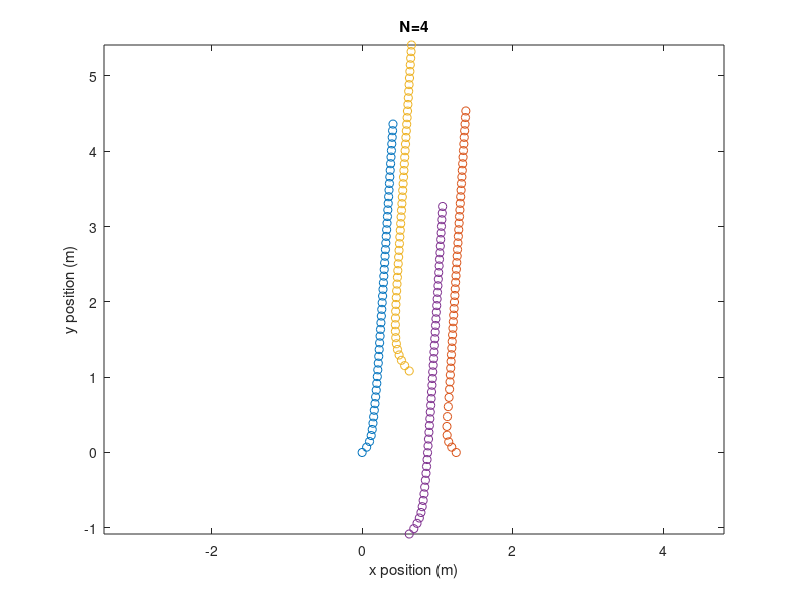
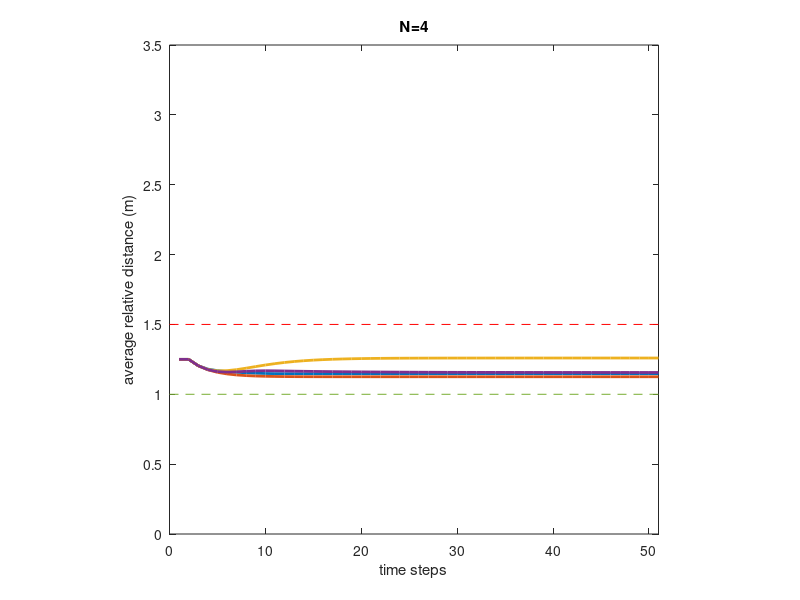
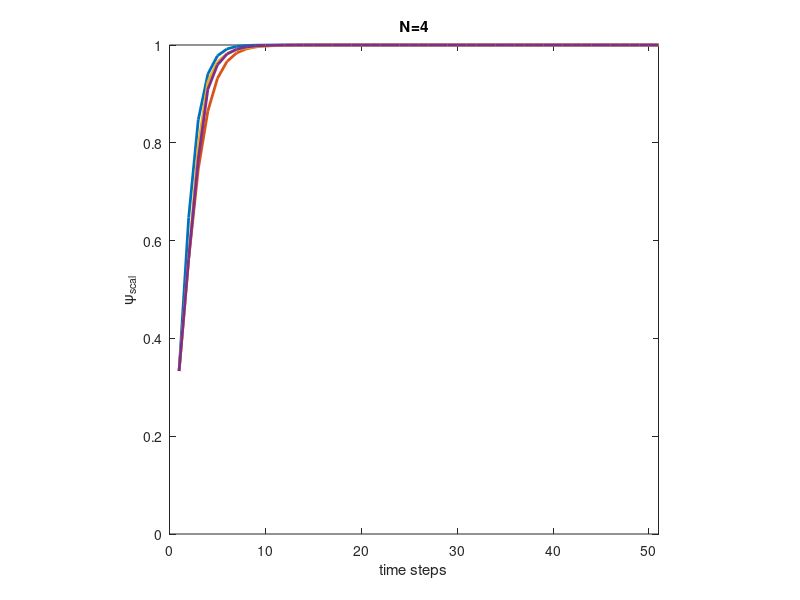

MATLAB code for these plots, in order:
clear all;
close all;
N=4;
dt=0.1;
step=50;
d0=1;
d1=2.25;
K=1;
sigma=1;
beta=0.25;
theta=2;

avg_vk=zeros(1,step+1);
avg_cs=zeros(1,step+1);
avg_jiu=zeros(1,step+1);
avg_us=zeros(1,step+1);

dis_vk=zeros(1,step+1);
dis_cs=zeros(1,step+1);
dis_jiu=zeros(1,step+1);
dis_us=zeros(1,step+1);

p_vk=zeros(2*N,step+1);
p_cs=zeros(2*N,step+1);
p_jiu=zeros(2*N,step+1);
p_us=zeros(2*N,step+1);

v_vk=zeros(2*N,step+1);
v_cs=zeros(2*N,step+1);
v_jiu=zeros(2*N,step+1);
v_us=zeros(2*N,step+1);

a_vk=zeros(2*N,step+1);
a_cs=zeros(2*N,step+1);
a_jiu=zeros(2*N,step+1);
a_us=zeros(2*N,step+1);

scal_vk=zeros(1,step+1);
scal_cs=zeros(1,step+1);
scal_jiu=zeros(1,step+1);
scal_us=zeros(1,step+1);

if N==2
    p_vk(:,1)=[0; 0; 0; 2]*0.625;
    p_cs=p_vk;
    p_jiu=p_vk;
    p_us=p_vk;
    for i=1:N
        ag=rand(1)*pi/2+4/pi;
        v_vk(2*i-1:2*i,1)=[cos(ag);sin(ag)];
    end
    v_vk(:,1)=[cos(pi/4);sin(pi/4);cos(3*pi/4);sin(3*pi/4)];
    v_cs=v_vk;
    v_jiu=v_vk;
    v_us=v_vk;
elseif N==3
    p_vk(:,1)=[0; 0; 2; 0; 1; sqrt(3)]*0.625;
    p_cs=p_vk;
    p_jiu=p_vk;
    p_us=p_vk;
    for i=1:N
        ag=rand(1)*pi/2+4/pi;
        v_vk(2*i-1:2*i,1)=[cos(ag);sin(ag)];
    end
    v_vk(:,1)=[cos(pi/4);sin(pi/4);cos(3*pi/4);sin(3*pi/4);cos(-2*pi/4);sin(-2*pi/4)];
    v_cs=v_vk;
    v_jiu=v_vk;
    v_us=v_vk;
elseif N==4
    p_vk(:,1)=[0; 0; 2; 0; 1; sqrt(3); 1; -sqrt(3)]*0.625;
    p_cs=p_vk;
    p_jiu=p_vk;
    p_us=p_vk;
    for i=1:N
        ag=rand(1)*pi/2+4/pi;
        v_vk(2*i-1:2*i,1)=[cos(ag);sin(ag)];
    end
    v_vk(:,1)=[cos(pi/4);sin(pi/4);cos(3*pi/4);sin(3*pi/4);cos(3*pi/4);sin(3*pi/4);cos(pi/4);sin(pi/4)];
    v_cs=v_vk;
    v_jiu=v_vk;
    v_us=v_vk;
elseif N==5
    p_us(:, 1)=[0; 0; 2; 0; 4; 0; 1; sqrt(3); 1; -sqrt(3)]*0.625;
    for i=1:N
        ag=rand(1)*pi/2+4/pi;
        v_us(2*i-1:2*i,1)=[cos(ag);sin(ag)];
    end
elseif N==10
    p_us(:, 1)=[0; 0; 2; 0; 4; 0; 6; 0; 1; sqrt(3); 1; -sqrt(3); 3; sqrt(3); 3; -sqrt(3); 5; sqrt(3); 5; -sqrt(3)]*0.625;
    v_us(:,1)=randi([-100,100],[20,1])/100;
elseif N==16
    p_us(:, 1)=[0; 0; 2; 0; 4; 0; 6; 0; 1; sqrt(3); 1; -sqrt(3); 3; sqrt(3); 3; -sqrt(3); 5; sqrt(3); 5; -sqrt(3); 2; 2*sqrt(3); 2; -2*sqrt(3);
        4; 2*sqrt(3); 4; -2*sqrt(3); 3; 3*sqrt(3); 3; -3*sqrt(3)]*0.625;
    v_us(:,1)=randi([-100,100],[32,1])/100;
end

cnt_vk=0;
cnt_cs=0;
cnt_jiu=0;
cnt_us=0;
for i=1:N
    for j=1:N
        if i~=j
            rp_vk=norm(p_vk(2*j-1:2*j,1)-p_vk(2*i-1:2*i,1));
            rp_cs=norm(p_cs(2*j-1:2*j,1)-p_cs(2*i-1:2*i,1));
            rp_jiu=norm(p_jiu(2*j-1:2*j,1)-p_jiu(2*i-1:2*i,1));
            rp_us=norm(p_us(2*j-1:2*j,1)-p_us(2*i-1:2*i,1));
            
            if rp_vk<sqrt(2*d1)
                dis_vk(1,1)=dis_vk(1,1)+rp_vk;
                cnt_vk=cnt_vk+1;
            end
            if rp_cs<sqrt(2*d1)
                dis_cs(1,1)=dis_cs(1,1)+rp_cs;
                cnt_cs=cnt_cs+1;
            end
            if rp_jiu<sqrt(2*d1)
                dis_jiu(1,1)=dis_jiu(1,1)+rp_jiu;
                cnt_jiu=cnt_jiu+1;
            end
            if rp_us<sqrt(d1)
                dis_us(1,1)=dis_us(1,1)+rp_us;
                cnt_us=cnt_us+1;
            end
            scal_us(1,1)=scal_us(1,1) + dot(v_us(2*i-1:2*i,1),v_us(2*j-1:2*j,1))/norm(v_us(2*i-1:2*i,1))/norm(v_us(2*j-1:2*j,1));
            scal_vk(1,1)=scal_us(1,1);
            scal_cs(1,1)=scal_us(1,1);
            scal_jiu(1,1)=scal_us(1,1);
        end
    end
end
dis_vk(1,1)=dis_vk(1,1)/cnt_vk;
dis_cs(1,1)=dis_cs(1,1)/cnt_cs;
dis_jiu(1,1)=dis_jiu(1,1)/cnt_jiu;
dis_us(1,1)=dis_us(1,1)/cnt_us;

for i=1:step
    cnt_vk=0;
    cnt_cs=0;
    cnt_jiu=0;
    cnt_us=0;
    d_vk=0;
    d_cs=0;
    d_jiu=0;
    d_us=0;
    for j=1:N
        ta_vk=zeros(2,1);
        ta_cs=zeros(2,1);
        ta_jiu=zeros(2,1);
        ta_us=zeros(2,1);
        f0_jiu=zeros(2,1);
        f0_us=zeros(2,1);
        f1=zeros(2,1);
        lambda_jiu=0;
        lambda_us=0;
        for k=1:N
            if j~=k
                rp_vk=norm(p_vk(2*j-1:2*j,i)-p_vk(2*k-1:2*k,i));
                rv_vk=norm(v_vk(2*j-1:2*j,i)-v_vk(2*k-1:2*k,i));
                rp_cs=norm(p_cs(2*j-1:2*j,i)-p_cs(2*k-1:2*k,i));
                rv_cs=norm(v_cs(2*j-1:2*j,i)-v_cs(2*k-1:2*k,i));
                rp_jiu=norm(p_jiu(2*j-1:2*j,i)-p_jiu(2*k-1:2*k,i));
                rv_jiu=norm(v_jiu(2*j-1:2*j,i)-v_jiu(2*k-1:2*k,i));
                rp_us=norm(p_us(2*j-1:2*j,i)-p_us(2*k-1:2*k,i));
                rv_us=norm(v_us(2*j-1:2*j,i)-v_us(2*k-1:2*k,i));
                
                if rp_vk<sqrt(2*d1)
                    d_vk=d_vk+rp_vk;
                    cnt_vk=cnt_vk+1;
                end
                if rp_cs<sqrt(2*d1)
                    d_cs=d_cs+rp_cs;
                    cnt_cs=cnt_cs+1;
                end
                if rp_jiu<sqrt(2*d1)
                    d_jiu=d_jiu+rp_jiu;
                    cnt_jiu=cnt_jiu+1;
                end
                if rp_us<sqrt(d1)
                    d_us=d_us+rp_us;
                    cnt_us=cnt_us+1;
                end

                if i>j
                    ta_vk=ta_vk + (v_vk(2*k-1:2*k,i)-v_vk(2*j-1:2*j,i));
                    ta_cs=ta_cs + K/(sigma^2+rp_cs^2)^beta * (v_cs(2*k-1:2*k,i)-v_cs(2*j-1:2*j,i));
                    ta_jiu=ta_jiu + K/(sigma^2+rp_jiu^2)^beta * (v_jiu(2*k-1:2*k,i)-v_jiu(2*j-1:2*j,i));
                    ta_us=ta_us + K/(sigma^2+rp_us^2)^beta * (v_us(2*k-1:2*k,i)-v_us(2*j-1:2*j,i));
                    f0_jiu=1/(rp_jiu^2-d0)^theta*(p_jiu(2*j-1:2*j,i)-p_jiu(2*k-1:2*k,i));
                    f0_us=1/(rp_us^2-d0)^theta*(p_us(2*j-1:2*j,i)-p_us(2*k-1:2*k,i));
                    f1=1/(rp_us^2-d1)^theta*(-p_us(2*k-1:2*k,i)+p_us(2*j-1:2*j,i));
                    lambda_jiu = lambda_jiu+1/N*rv_jiu^2;
                    lambda_us = lambda_us+1/N*rv_us^2;
                else
                    ta_vk=ta_vk + (v_vk(2*k-1:2*k,i)-v_vk(2*j-1:2*j,i));
                    ta_cs=ta_cs + K/(sigma^2+rp_cs^2)^beta * (v_cs(2*k-1:2*k,i)-v_cs(2*j-1:2*j,i));
                    ta_jiu=ta_jiu + K/(sigma^2+rp_jiu^2)^beta * (v_jiu(2*k-1:2*k,i)-v_jiu(2*j-1:2*j,i));
                    ta_us=ta_us + K/(sigma^2+rp_us^2)^beta * (v_us(2*k-1:2*k,i)-v_us(2*j-1:2*j,i));
                    f0_jiu=1/(rp_jiu^2-d0)^theta*(p_jiu(2*j-1:2*j,i)-p_jiu(2*k-1:2*k,i));
                    f0_us=1/(rp_us^2-d0)^theta*(p_us(2*j-1:2*j,i)-p_us(2*k-1:2*k,i));
                    f1=1/(rp_us^2-d1)^theta*(-p_us(2*k-1:2*k,i)+p_us(2*j-1:2*j,i));
                end
            end
        end
        a_vk(2*j-1:2*j,i+1)=ta_vk;
        a_cs(2*j-1:2*j,i+1)=ta_cs;
        a_jiu(2*j-1:2*j,i+1)=ta_jiu+sqrt(lambda_jiu)*f0_jiu;
        a_us(2*j-1:2*j,i+1)=ta_us+sqrt(lambda_us)*(f0_us-f1);
    end
    v_vk(:,i+1)=v_vk(:,i)+a_vk(:,i+1)*dt;
    p_vk(:,i+1)=p_vk(:,i)+v_vk(:,i)*dt+0.5*a_us(:,i+1)*dt^2;
    v_cs(:,i+1)=v_cs(:,i)+a_cs(:,i+1)*dt;
    p_cs(:,i+1)=p_cs(:,i)+v_cs(:,i)*dt+0.5*a_cs(:,i+1)*dt^2;
    v_jiu(:,i+1)=v_jiu(:,i)+a_jiu(:,i+1)*dt;
    p_jiu(:,i+1)=p_jiu(:,i)+v_jiu(:,i)*dt+0.5*a_jiu(:,i+1)*dt^2;
    v_us(:,i+1)=v_us(:,i)+a_us(:,i+1)*dt;
    p_us(:,i+1)=p_us(:,i)+v_us(:,i)*dt+0.5*a_us(:,i+1)*dt^2;
    for m=1:N
        for n=1:N
            if m~=n
                scal_vk(1,i+1) = scal_vk(1,i+1) + dot(v_vk(2*m-1:2*m,i+1),v_vk(2*n-1:2*n,i+1))/norm(v_vk(2*m-1:2*m,i+1))/norm(v_vk(2*n-1:2*n,i+1));
                scal_cs(1,i+1) = scal_cs(1,i+1) + dot(v_cs(2*m-1:2*m,i+1),v_cs(2*n-1:2*n,i+1))/norm(v_cs(2*m-1:2*m,i+1))/norm(v_cs(2*n-1:2*n,i+1));
                scal_jiu(1,i+1) = scal_jiu(1,i+1) + dot(v_jiu(2*m-1:2*m,i+1),v_jiu(2*n-1:2*n,i+1))/norm(v_jiu(2*m-1:2*m,i+1))/norm(v_jiu(2*n-1:2*n,i+1));
                scal_us(1,i+1) = scal_us(1,i+1) + dot(v_us(2*m-1:2*m,i+1),v_us(2*n-1:2*n,i+1))/norm(v_us(2*m-1:2*m,i+1))/norm(v_us(2*n-1:2*n,i+1));
            end
        end
    end
    dis_vk(1,i+1)=d_vk/cnt_vk;
    dis_cs(1,i+1)=d_cs/cnt_cs;
    dis_jiu(1,i+1)=d_jiu/cnt_jiu;
    dis_us(1,i+1)=d_us/cnt_us;
end
scal_vk=abs(scal_vk/N/(N-1));
avg_vk=avg_vk+scal_vk;
scal_cs=abs(scal_cs/N/(N-1));
avg_cs=avg_cs+scal_cs;
scal_jiu=abs(scal_jiu/N/(N-1));
avg_jiu=avg_jiu+scal_jiu;
scal_us=abs(scal_us/N/(N-1));
avg_us=avg_us+scal_us;

g=figure;
plot(p_us(1,:),p_us(2,:),'o');
hold on;
for i=1:N-1
    plot(p_us(2*i+1,:),p_us(2*i+2,:),'o');
end
hold off;
axis equal;
xlabel('x position (m)')
ylabel('y position (m)')
title('N=4')

h=figure;
t=1:step+1;
plot(t,dis_vk,'LineWidth',2);
hold on;
plot(t,dis_cs,'LineWidth',2);
plot(t,dis_jiu,'LineWidth',2);
plot(t,dis_us,'LineWidth',2);
hold off;
axis square;
axis([0 step+1 0 3.5])
xlabel('time steps')
ylabel('average relative distance (m)')
title('N=4')
line([0,step+1],[d0,d0],'linestyle','--');
line([0,step+1],[sqrt(d1),sqrt(d1)],'linestyle','--','color','red');

f=figure;
plot(t,avg_vk,'LineWidth',2);
hold on;
plot(t,avg_cs,'LineWidth',2);
plot(t,avg_jiu,'LineWidth',2);
plot(t,avg_us,'LineWidth',2);
hold off;
axis square;
axis([0 step+1 0 1])
xlabel('time steps')
ylabel('\psi_{scal}')
title('N=4')
